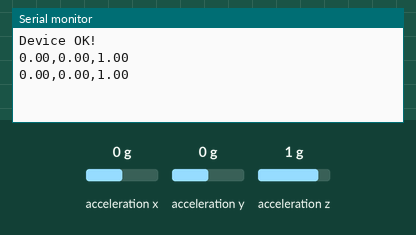
Simulated run of this sketch. Board: Arduino Uno, built with avr-gcc and run on an emulated ATmega328P. Shown: the last lines printed to the serial monitor. Inputs (shaded band) come from the test bench; at power-on: acceleration x 0 g, acceleration y 0 g, acceleration z 1 g.

Above: at 1.8 s.
1.9 s: acceleration x set to -1.4 g
At 2.5 s:
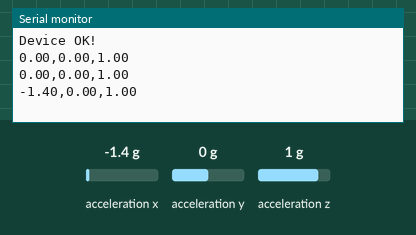
3.4 s: acceleration y set to -1.4 g
At 4.7 s:
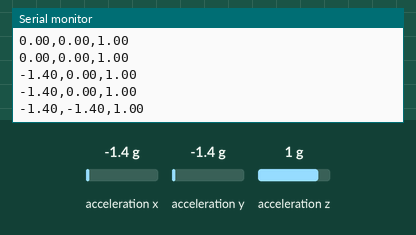
4.9 s: acceleration z set to -1.4 g
At 5.8 s:
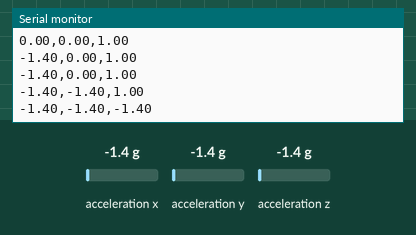

The sketch:

Acc_And_Gyro.ino
```cpp
// XIAO BLE Sense LSM6DS3 Accelerometer Raw Data

#include "LSM6DS3.h"
#include "Wire.h"

//class LSM6DS3
//I2C communication
LSM6DS3 myIMU(I2C_MODE, 0x6A);  //I2C device address 0x6A

//gravity
//“g” is the value of the earth gravitational force = 9.8 meters per second squared
#define CONVERT_G_TO_MS2 9.80665f

// to be investigated
#define FREQUENCY_HZ 50

// to be investigated
#define INTERVAL_MS (1000 / (FREQUENCY_HZ + 1))

static unsigned long last_interval_ms = 0;

float accX, accY, accZ;
float gyroX, gyroY, gyroZ;
float accAngleX, accAngleY;
float gyroAngleX, gyroAngleY, gyroAngleZ;
float elapsedTime, currentTime, previousTime;
float roll, pitch, yaw;
bool debugMode = false;

void setup() {
  Serial.begin(115200);
  while (!Serial)
    ;

  if (myIMU.begin() != 0) {
    Serial.println("Device error");
  } else {
    Serial.println("Device OK!");
  }
}


void loop() {
  // if (millis() > last_interval_ms + INTERVAL_MS) {
  //   last_interval_ms = millis();

    //4 decimals
    /*Serial.print(myIMU.readFloatAccelX() * CONVERT_G_TO_MS2, 4);
    Serial.print('\t');
    Serial.print(myIMU.readFloatAccelY() * CONVERT_G_TO_MS2, 4);
    Serial.print('\t');
    Serial.println(myIMU.readFloatAccelZ() * CONVERT_G_TO_MS2, 4);
    */

    //ACC
    //Unit of measurement for acceleration is meter per second squared (m/s^2)
    //Acc sensors in “g” or gravity

    accX = myIMU.readFloatAccelX();// / 61; //Divide by 61 as per datasheet (Table 3) -- sensitivity
      if(debugMode) Serial.print("accX:");
      Serial.print(accX);Serial.print(',');
    accY = myIMU.readFloatAccelY(); //* CONVERT_G_TO_MS2;// / 61; //Divide by 61 as per datasheet (Table 3)
      if(debugMode) Serial.print("accY:");
      Serial.print(accY);Serial.print(',');
    accZ = myIMU.readFloatAccelZ();// / 61; //Divide by 61 as per datasheet (Table 3)
      if(debugMode) Serial.print("accZ:");
      Serial.print(accZ);Serial.print('\n');
/*
    // Calculating Roll and Pitch from the accelerometer data
    accAngleX = (atan(accY / sqrt(pow(accX, 2) + pow(accZ, 2))) * 180 / PI);
      if(debugMode) {Serial.print(accAngleX);Serial.print('\n');}
    accAngleY = (atan(-1 * accX / sqrt(pow(accY, 2) + pow(accZ, 2))) * 180 / PI);
      if(debugMode) {Serial.print(accAngleY);Serial.print('\n');}

    //GYRO
    //gyroscope measures rotational velocity or rate of change of the angular position over time, along the X, Y and Z axis
    //Unit of measurement for gyroscope are in degrees per second
    //so in order to get the angular position we just need to integrate the angular velocity.
    previousTime = currentTime;        // Previous time is stored before the actual time read
      if(debugMode) {Serial.print(previousTime);Serial.print('\n');}
    currentTime = millis();            // Current time actual time read
      if(debugMode) {Serial.print(currentTime);Serial.print('\n');}
    elapsedTime = (currentTime - previousTime) / 1000; // Divide by 1000 to get seconds
      if(debugMode) {Serial.print(elapsedTime);Serial.print('\n');}
    gyroX = myIMU.readFloatGyroX() / 4375; //FS+-125 4375
      if(debugMode) {Serial.print(gyroX);Serial.print('\n');}
    gyroY = myIMU.readFloatGyroY() / 4375;
      if(debugMode) {Serial.print(gyroY);Serial.print('\n');}
    gyroZ = myIMU.readFloatGyroZ() / 4375;
      if(debugMode) {Serial.print(gyroZ);Serial.print('\n');}

    gyroAngleX = gyroAngleX + gyroX * elapsedTime; // deg/s * s = deg
      if(debugMode) {Serial.print(gyroAngleX);Serial.print('\n');}
    gyroAngleY = gyroAngleY + gyroY * elapsedTime;
      if(debugMode) {Serial.print(gyroAngleY);Serial.print('\n');}
    yaw =  yaw + gyroZ * elapsedTime;
      if(debugMode) {Serial.print(yaw);Serial.print('\n');}

    // Complementary filter - combine accelerometer and gyro angle values
    roll = 0.96 * gyroAngleX + 0.04 * accAngleX;
      if(debugMode) {Serial.print(roll);Serial.print('\n');}
    pitch = 0.96 * gyroAngleY + 0.04 * accAngleY;
      if(debugMode) {Serial.print(pitch);Serial.print('\n');}

     if(!debugMode) {
      // Print the values on the serial monitor
      Serial.print(roll);
      Serial.print("/");
      Serial.print(pitch);
      Serial.print("/");
      Serial.print('yaw');
      Serial.print("/");
      Serial.print('accY');
    }

  //}
  */
  delay(1000);
}
```

Measured:
- after the input at 1.9 s, the serial monitor: prints a new line after 0.10 s (image 1)
- after the input at 3.4 s, the serial monitor: prints a new line after 0.61 s (image 2)
- after the input at 4.9 s, the serial monitor: prints a new line after 0.11 s (image 3)
